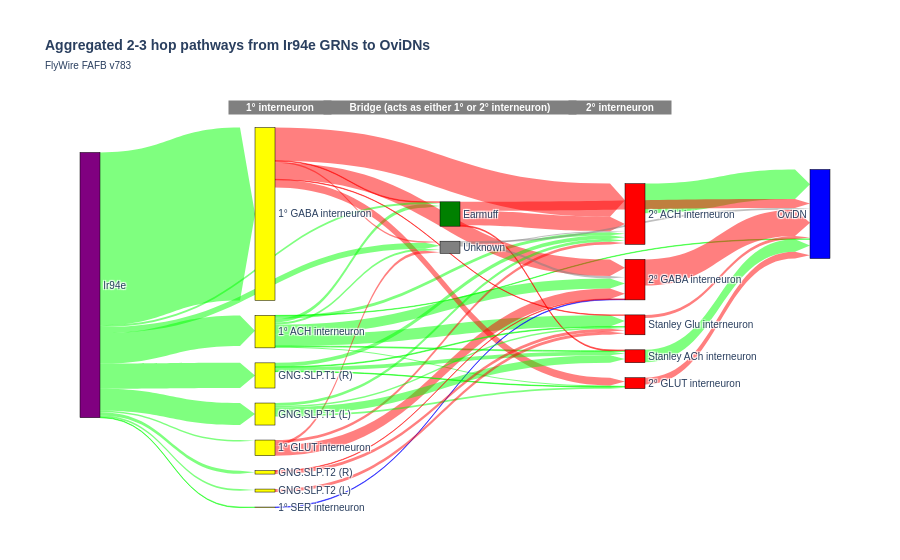

Notebook source saved alongside this figure:
### Code cell
import plotly.graph_objects as go

aggregated = pd.read_csv("grouped_edge_list.csv")

# Build global labels
name_to_idx = {}
labels = []

source = []
target = []
value = []

for group in aggregated['pre_group'].unique():
    if group not in name_to_idx:
        name_to_idx[group] = len(labels)
        labels.append(group)

for group in aggregated['post_group'].unique():
    if group not in name_to_idx:
        name_to_idx[group] = len(labels)
        labels.append(group)

for _, row in aggregated.iterrows():
    if row['pre_group'] == row['post_group']: continue
    source.append(name_to_idx[row['pre_group']])
    target.append(name_to_idx[row['post_group']])
    value.append(row['syn_count'])

name_to_color = { # Key by group name for easier identification
    "Ir94e": {"line": "purple", "arrow": "rgba(0, 255, 0, 0.5)"},
    "GNG.SLP.T1 (L)": {"line": "yellow", "arrow": "rgba(0, 255, 0, 0.5)"},
    "GNG.SLP.T1 (R)": {"line": "yellow", "arrow": "rgba(0, 255, 0, 0.5)"},
    "GNG.SLP.T2 (L)": {"line": "yellow", "arrow": "rgba(255, 0, 0, 0.5)"},
    "GNG.SLP.T2 (R)": {"line": "yellow", "arrow": "rgba(255, 0, 0, 0.5)"},
    "Earmuff": {"line": "green", "arrow": "rgba(255, 0, 0, 0.5)"},
    "Stanley Glu interneuron": {"line": "red", "arrow": "rgba(255, 0, 0, 0.5)"},
    "Stanley ACh interneuron": {"line": "red", "arrow": "rgba(0, 255, 0, 0.5)"},
    "OviDN": {"line": "blue", "arrow": "rgba(0, 255, 0, 0.5)"},
    "1° ACH interneuron": {"line": "yellow", "arrow": "rgba(0, 255, 0, 0.5)"},
    "1° GABA interneuron": {"line": "yellow", "arrow": "rgba(255, 0, 0, 0.5)"},
    "1° GLUT interneuron": {"line": "yellow", "arrow": "rgba(255, 0, 0, 0.5)"},
    "1° SER interneuron": {"line": "yellow", "arrow": "rgba(0, 0, 255, 0.5)"},
    "2° ACH interneuron": {"line": "red", "arrow": "rgba(0, 255, 0, 0.5)"},
    "2° GABA interneuron": {"line": "red", "arrow": "rgba(255, 0, 0, 0.5)"},
    "2° GLUT interneuron": {"line": "red", "arrow": "rgba(255, 0, 0, 0.5)"},
    "AVLP315": {"line": "red", "arrow": "rgba(0, 255, 0, 0.5)"},
    "CB0159": {"line": "yellow", "arrow": "rgba(255, 0, 0, 0.5)"},
    "CB0437": {"line": "yellow", "arrow": "rgba(0, 255, 0, 0.5)"},
    "CB0550": {"line": "red", "arrow": "rgba(255, 0, 0, 0.5)"},
    "SLP234": {"line": "yellow", "arrow": "rgba(0, 255, 0, 0.5)"},
    "SLP236": {"line": "red", "arrow": "rgba(0, 255, 0, 0.5)"},
    "SMP550": {"line": "red", "arrow": "rgba(0, 255, 0, 0.5)"},
    "Unknown": {"line": "gray", "arrow": "rgba(128, 128, 128, 0.5)"},
    "VESa2_P01": {"line": "red", "arrow": "rgba(255, 0, 0, 0.5)"}

}

node_colors = [name_to_color.get(label, {"line": "grey"})['line'] for label in labels]
arrow_colors = [name_to_color.get(labels[src], {"arrow": "rgba(128, 128, 128, 0.5)"})['arrow'] for src in source]

def category_to_pos(x):
    if x == "Ir94e": return 0
    if x == "OviDN": return 1
    # if x == "1° ACH interneuron": return 0.4
    if name_to_color[x]["line"] == "yellow": return 0.25
    if name_to_color[x]["line"] == "red": return 0.75
    if name_to_color[x]["line"] in ("green", "gray"): return 0.5

x = [category_to_pos(l) for l in labels]

# plot Sankey
fig = go.Figure(data=[go.Sankey(
    arrangement='snap',
    node=dict(
        pad=15,
        thickness=20,
        line=dict(color="black", width=0.5),
        label=labels,
        color=node_colors,
        x=x,
        y=[0.3 for _ in range(len(labels))]
    ),
    link=dict(
        arrowlen=15,
        source=source,
        target=target,
        value=value,
        color=arrow_colors
    ),
)])
fig.update_layout(font_size=10, font_family="Arial", title=dict(text="Aggregated 2-3 hop pathways from Ir94e GRNs to OviDNs", font_weight="bold", subtitle=dict(text="FlyWire FAFB v783")))
# fig.add_annotation(text="Ir94e GRN", x=0, y=1, width=100, bgcolor="gray", showarrow=False, font=dict(color="white", weight="bold"))
fig.add_annotation(text="1° interneuron", x=0.2, y=1, width=100, bgcolor="gray", showarrow=False, font=dict(color="white", weight="bold"))
fig.add_annotation(text="Bridge (acts as either 1° or 2° interneuron)", x=0.5, y=1, width=250, bgcolor="gray", showarrow=False, font=dict(color="white", weight="bold"))
fig.add_annotation(text="2° interneuron", x=0.8, y=1, width=100, bgcolor="gray", showarrow=False, font=dict(color="white", weight="bold"))
# fig.add_annotation(text="OviDN", x=1, y=1, width=100, bgcolor="gray", showarrow=False, font=dict(color="white", weight="bold"))
fig.show()

### Figure 1 — Plotly figure (JSON) as saved in the notebook; plotly's stock layout.template omitted (floating-point values rounded to 4 significant figures)
{"data": [{"arrangement": "snap", "link": {"arrowlen": 15, "color": ["rgba(0, 255, 0, 0.5)", "rgba(0, 255, 0, 0.5)", "rgba(0, 255, 0, 0.5)", "rgba(0, 255, 0, 0.5)", "rgba(0, 255, 0, 0.5)", "rgba(0, 255, 0, 0.5)", "rgba(0, 255, 0, 0.5)", "rgba(0, 255, 0, 0.5)", "rgba(255, 0, 0, 0.5)", "rgba(255, 0, 0, 0.5)", "rgba(255, 0, 0, 0.5)", "rgba(255, 0, 0, 0.5)", "rgba(255, 0, 0, 0.5)", "rgba(255, 0, 0, 0.5)", "rgba(255, 0, 0, 0.5)", "rgba(255, 0, 0, 0.5)", "rgba(255, 0, 0, 0.5)", "rgba(0, 0, 255, 0.5)", "rgba(0, 255, 0, 0.5)", "rgba(255, 0, 0, 0.5)", "rgba(255, 0, 0, 0.5)", "rgba(255, 0, 0, 0.5)", "rgba(255, 0, 0, 0.5)", "rgba(255, 0, 0, 0.5)", "rgba(0, 255, 0, 0.5)", "rgba(0, 255, 0, 0.5)", "rgba(0, 255, 0, 0.5)", "rgba(0, 255, 0, 0.5)", "rgba(0, 255, 0, 0.5)", "rgba(0, 255, 0, 0.5)", "rgba(0, 255, 0, 0.5)", "rgba(0, 255, 0, 0.5)", "rgba(255, 0, 0, 0.5)", "rgba(255, 0, 0, 0.5)", "rgba(255, 0, 0, 0.5)", "rgba(0, 255, 0, 0.5)", "rgba(0, 255, 0, 0.5)", "rgba(0, 255, 0, 0.5)", "rgba(0, 255, 0, 0.5)", "rgba(0, 255, 0, 0.5)", "rgba(0, 255, 0, 0.5)", "rgba(0, 255, 0, 0.5)", "rgba(0, 255, 0, 0.5)", "rgba(0, 255, 0, 0.5)", "rgba(0, 255, 0, 0.5)", "rgba(0, 255, 0, 0.5)", "rgba(255, 0, 0, 0.5)", "rgba(128, 128, 128, 0.5)", "rgba(128, 128, 128, 0.5)", "rgba(128, 128, 128, 0.5)"], "source": [0, 0, 0, 0, 0, 0, 0, 0, 1, 1, 1, 1, 1, 1, 2, 2, 2, 3, 4, 5, 6, 7, 7, 7, 8, 8, 8, 8, 9, 9, 9, 9, 10, 11, 11, 12, 12, 12, 12, 12, 12, 12, 12, 12, 12, 13, 14, 15, 15, 15], "target": [4, 5, 6, 7, 16, 13, 14, 15, 4, 5, 6, 7, 14, 15, 4, 5, 15, 5, 16, 16, 16, 4, 16, 13, 4, 6, 13, 14, 4, 6, 13, 14, 14, 5, 14, 0, 1, 2, 3, 7, 8, 9, 10, 11, 15, 16, 16, 4, 5, 16], "value": [33, 116, 12, 42, 5, 10, 127, 25, 377, 190, 88, 6, 5, 17, 30, 118, 30, 6, 337, 298, 77, 166, 102, 10, 31, 19, 84, 19, 43, 6, 43, 8, 34, 5, 34, 348, 1971, 18, 6, 21, 251, 287, 19, 36, 68, 142, 34, 13, 27, 21]}, "node": {"color": ["yellow", "yellow", "yellow", "yellow", "red", "red", "red", "green", "yellow", "yellow", "yellow", "yellow", "purple", "red", "red", "gray", "blue"], "label": ["1° ACH interneuron", "1° GABA interneuron", "1° GLUT interneuron", "1° SER interneuron", "2° ACH interneuron", "2° GABA interneuron", "2° GLUT interneuron", "Earmuff", "GNG.SLP.T1 (L)", "GNG.SLP.T1 (R)", "GNG.SLP.T2 (L)", "GNG.SLP.T2 (R)", "Ir94e", "Stanley ACh interneuron", "Stanley Glu interneuron", "Unknown", "OviDN"], "line": {"color": "black", "width": 0.5}, "pad": 15, "thickness": 20, "x": [0.25, 0.25, 0.25, 0.25, 0.75, 0.75, 0.75, 0.5, 0.25, 0.25, 0.25, 0.25, 0, 0.75, 0.75, 0.5, 1], "y": [0.3, 0.3, 0.3, 0.3, 0.3, 0.3, 0.3, 0.3, 0.3, 0.3, 0.3, 0.3, 0.3, 0.3, 0.3, 0.3, 0.3]}, "type": "sankey"}], "layout": {"annotations": [{"bgcolor": "gray", "font": {"color": "white", "weight": "bold"}, "showarrow": false, "text": "1° interneuron", "width": 100, "x": 0.2, "y": 1}, {"bgcolor": "gray", "font": {"color": "white", "weight": "bold"}, "showarrow": false, "text": "Bridge (acts as either 1° or 2° interneuron)", "width": 250, "x": 0.5, "y": 1}, {"bgcolor": "gray", "font": {"color": "white", "weight": "bold"}, "showarrow": false, "text": "2° interneuron", "width": 100, "x": 0.8, "y": 1}], "font": {"family": "Arial", "size": 10}, "title": {"font": {"weight": "bold"}, "subtitle": {"text": "FlyWire FAFB v783"}, "text": "Aggregated 2-3 hop pathways from Ir94e GRNs to OviDNs"}}}
